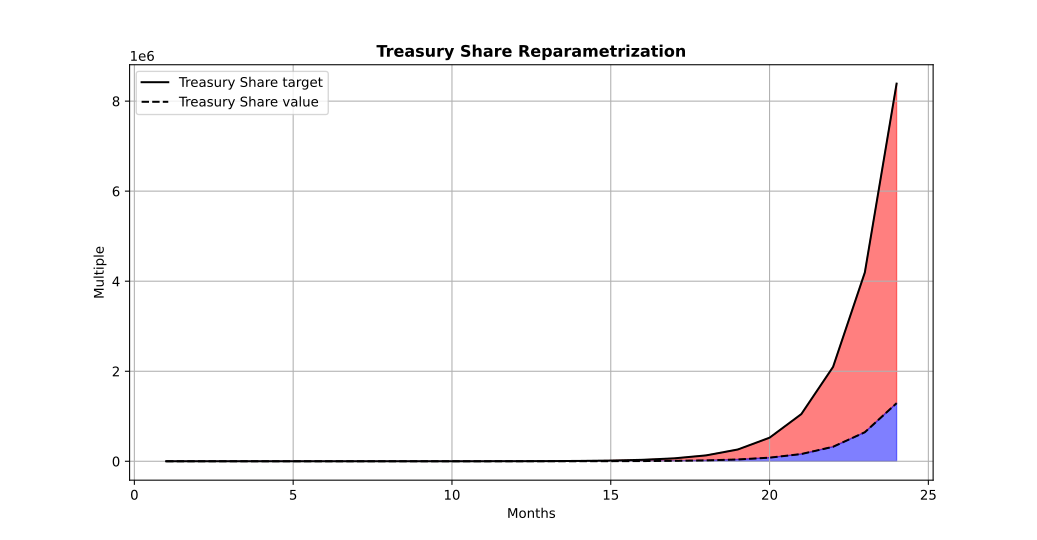

Python code for this plot:
#!/usr/bin/env -S ipython --matplotlib=auto

#%%
import matplotlib.pyplot as pp
import numpy as np
import os

path = os.path.dirname(os.path.abspath(__file__))
path = os.path.join(path, 'share-of.0.txt')
data = np.genfromtxt(path)
tgts = data[:,2] / 500000000000000000
aprs = data[:,1] / 500000000000000000
idxs = data[:,0]
zero = np.zeros(data.shape[0])

pp.plot(idxs, tgts, color='black')
pp.plot(idxs, aprs, color='black', linestyle='--')
pp.fill_between(idxs, tgts, aprs, where=tgts>=0, color='r', alpha=0.5)
pp.fill_between(idxs, aprs, where=aprs>=0, color='b', alpha=0.5)

pp.title('Treasury Share Reparametrization', fontweight='bold')
pp.legend(['Treasury Share target', 'Treasury Share value'])
pp.ylabel('Multiple')
pp.xlabel('Months')
pp.grid()

#%%
if __name__ == '__main__':
    pp.show(block=True)
